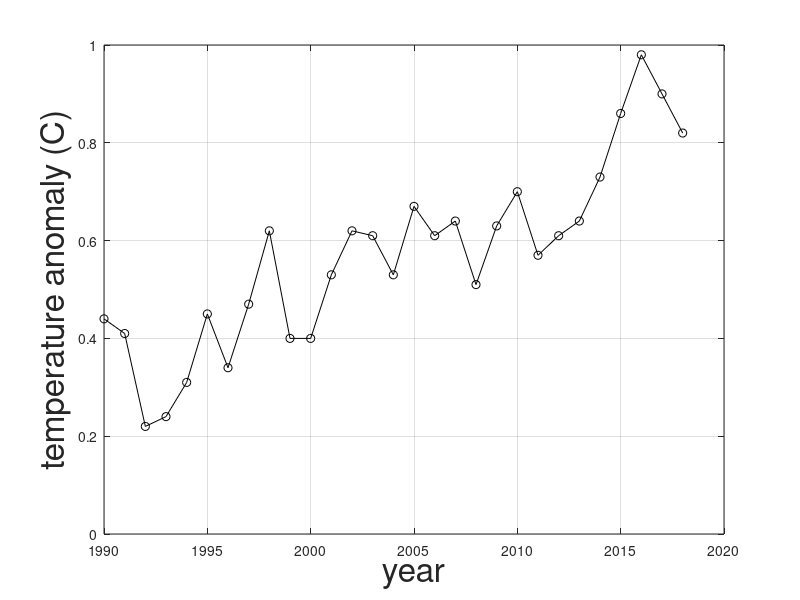
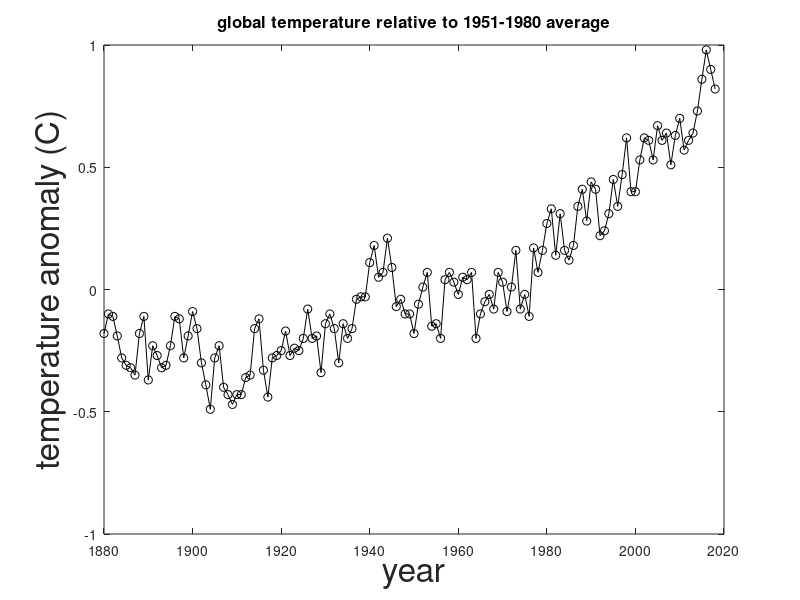

Reproduce these figures in MATLAB, in order.
% PLOTTEMPS  A Matlab program to read and plot global temperature data from NASA.

% trim text lines from start of the file
data = load('647_Global_Temperature_Data_File.txt');

year = data(:,1);
temp = data(:,2);

figure(1)
plot(year,temp,'ko-')
xlabel('year','fontsize',24.0)
ylabel('temperature anomaly (C)','fontsize',24.0)
title('global temperature relative to 1951-1980 average','fontsize',12.0)

recent = 28;
year_recent = year(end-recent:end);
temp_recent = temp(end-recent:end);

figure(2)
plot(year_recent,temp_recent,'ko-')
xlabel('year','fontsize',24.0)
ylabel('temperature anomaly (C)','fontsize',24.0)
axis([1990 2020 0.0 1.0])
grid on
print -dpdf recenttemps.pdf
